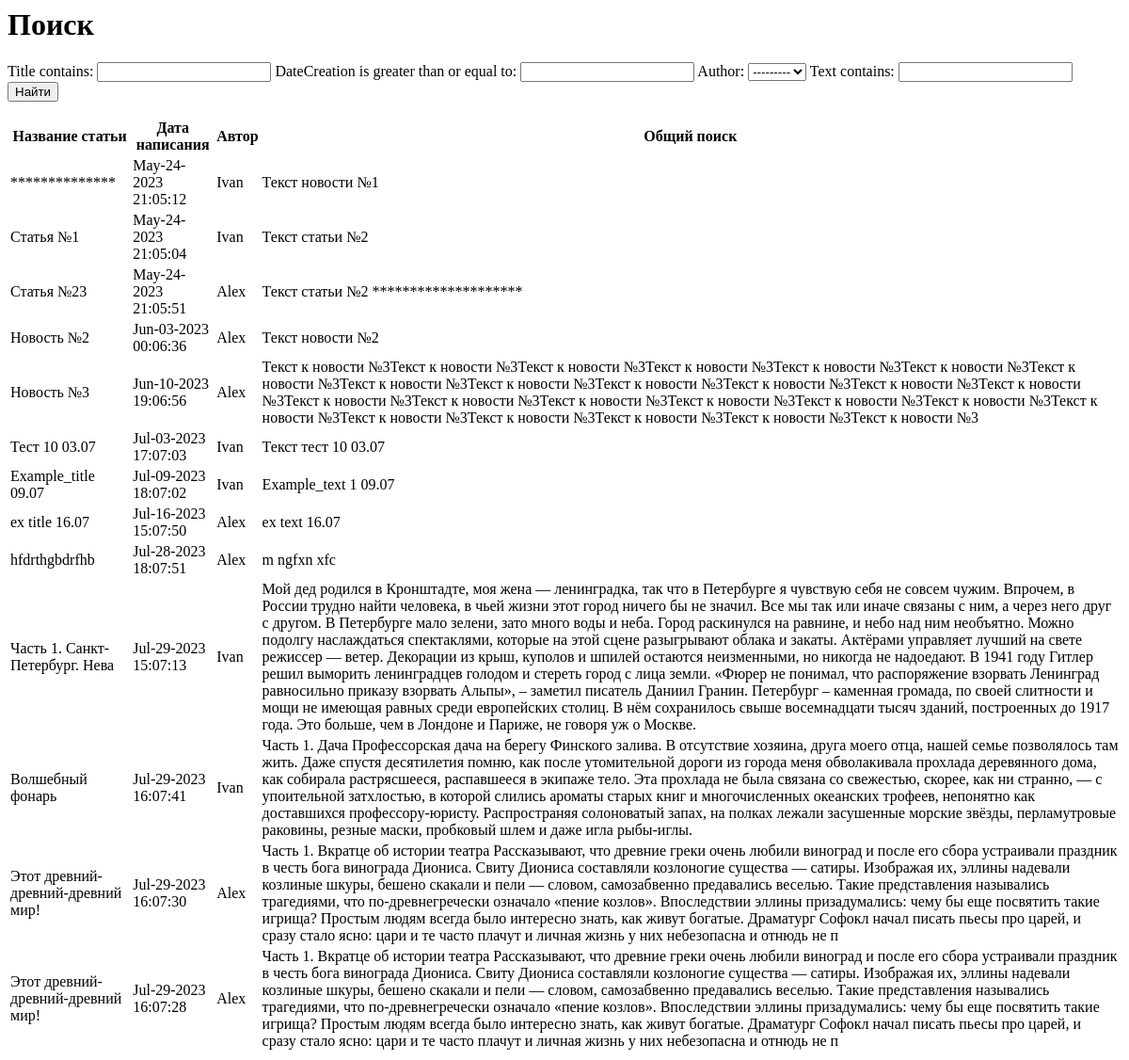
Page /news/search/ on the earlier database version.
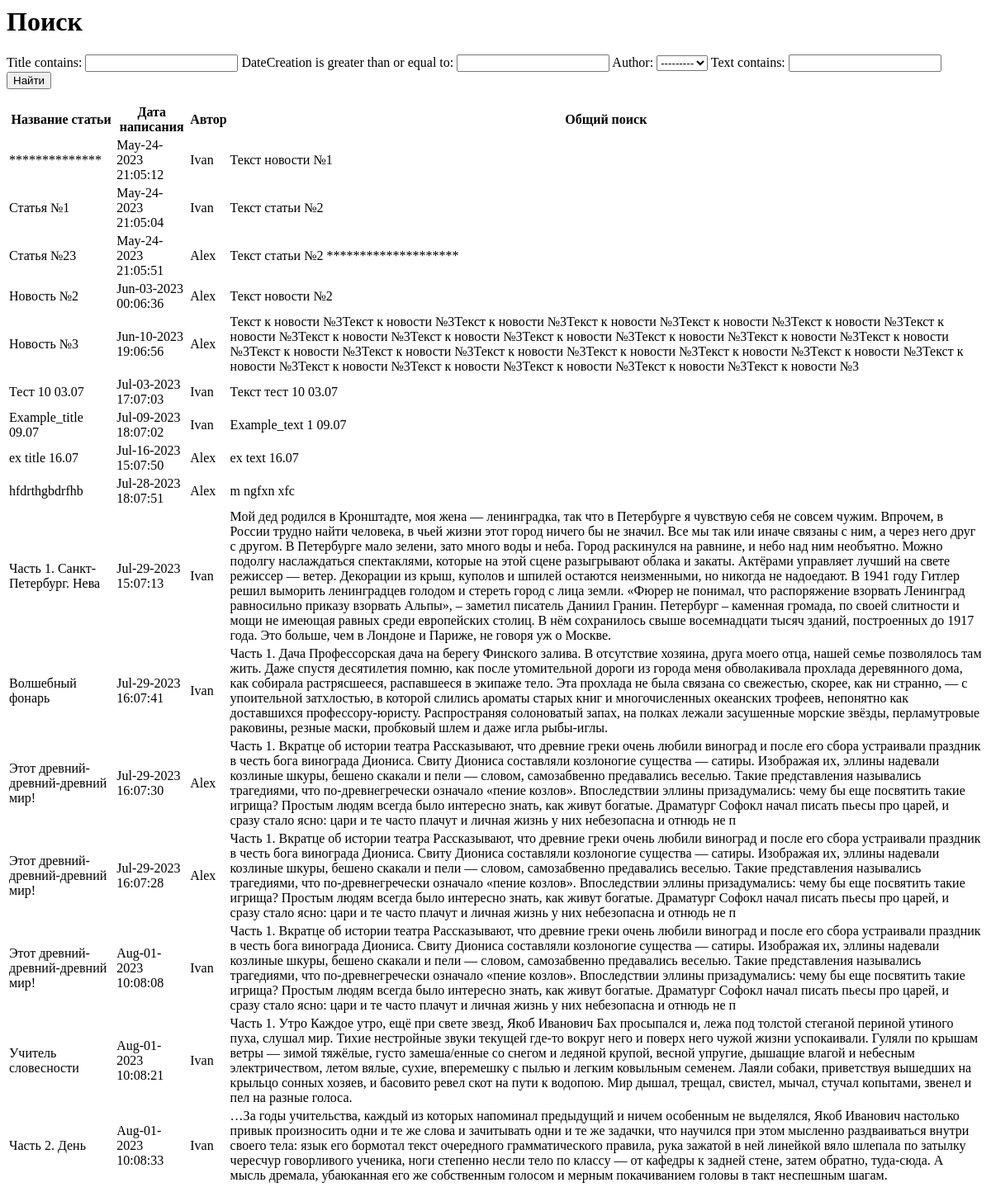
Same page on the later database version.
### newapp/models.py (models this page shows, shortened)
class Post(models.Model):
    author = models.ForeignKey(Author, on_delete=models.CASCADE)
    NEWS = 'NW'
    ARTICLE = 'AR'
    CATEGORY_CHOICES = (
        (NEWS, 'Новость'),
        (ARTICLE, 'Статья'),
    )
    categoryType = models.CharField(max_length=2, choices=CATEGORY_CHOICES, default=ARTICLE)
    dateCreation = models.DateTimeField(auto_now_add=True)
    postCategory = models.ManyToManyField(Category, through='PostCategory')
    title = models.CharField(max_length=128)
    text = models.TextField()
    rating = models.SmallIntegerField(default=0)

class Author(models.Model):
    authorUser = models.OneToOneField(User, on_delete=models.CASCADE)
    ratingAuthor = models.SmallIntegerField(default=0)
    def __str__(self):
        return self.authorUser.username

### newapp/views.py (the view)
# urls.py: path('search/', SearchListView.as_view()),
class SearchListView(ListView):
    model = Post
    template_name = 'search.html'
    context_object_name = 'search'
    def get_context_data(self, **kwargs):
        context = super().get_context_data(**kwargs)
        context['filter'] = NewsFilter(self.request.GET, queryset=self.get_queryset())
        return context

### newapp/templatetags/custom_filters.py (called while the page is built)
@register.filter(name='censor')
def censor(value):
    censored_words = ['плохое_слово_1', 'нежелательное_слово2', 'нежелательное_слово3']
    censored_value = value
    for word in censored_words:
        censored_value = censored_value.replace(word, '*' * len(word))
    return censored_value

### templates/search.html (shortened to what this page needs)
{% extends 'flatpages/default.html' %}
{% load custom_filters %}
{% block title %}
<h1>Поиск</h1>
{% endblock title %}
{% block content %}
<form method="GET">
    {{ filter.form }}
    <input type="submit" value="Найти">
</form>
<table>
        <thead>
            <th>
                Название статьи
            </th>
            <th>
                Дата написания
            </th>
            <th>
                Автор
            </th>
            <th>
                Общий поиск
            </th>
        </thead>
        {% for new in filter.qs %}
            <tr>
                <td>
                    {{ new.title|censor }}
                </td>
                <td>
                    {{ new.dateCreation|date:'M-d-Y H:m:s' }}
                </td>
                <td>
                    {{ new.author.authorUser }}
                </td>
                <td>
                    {{ new.text|censor }}
                </td>
            </tr>
        {% endfor %}
</table>
{% endblock content %}

### templates/flatpages/default.html (shortened to what this page needs)
{% block title %} {{ flatpage.title }} {% endblock %}
{% block content %}{% endblock %}

Differences in the rows shown:
added Post: title|censor "Этот древний-древний-древний мир!", dateCreation "Aug-01-2023 10:08:08", author.authorUser "Ivan", text|censor "Часть 1. Вкратце об истории театра Рассказывают, что древние греки очень любили виноград и после его сбора устраивали праздник в честь бога винограда Диониса. Свиту Диониса составляли козлоногие существа — сатиры. Изображая их, эллины надевали козлиные шкуры, бешено скакали и пели — словом, самозабвенно предавались веселью. Такие представления назывались трагедиями, что по-древнегречески означало «пение козлов». Впоследствии эллины призадумались: чему бы еще посвятить такие игрища? Простым людям всегда было интересно знать, как живут богатые. Драматург Софокл начал писать пьесы про царей, и сразу стало ясно: цари и те часто плачут и личная жизнь у них небезопасна и отнюдь не п"
added Post: title|censor "Учитель словесности", dateCreation "Aug-01-2023 10:08:21", author.authorUser "Ivan", text|censor "Часть 1. Утро Каждое утро, ещё при свете звезд, Якоб Иванович Бах просыпался и, лежа под толстой стеганой периной утиного пуха, слушал мир. Тихие нестройные звуки текущей где-то вокруг него и поверх него чужой жизни успокаивали. Гуляли по крышам ветры — зимой тяжёлые, густо замеша/енные со снегом и ледяной крупой, весной упругие, дышащие влагой и небесным электричеством, летом вялые, сухие, вперемешку с пылью и легким ковыльным семенем. Лаяли собаки, приветствуя вышедших на крыльцо сонных хозяев, и басовито ревел скот на пути к водопою. Мир дышал, трещал, свистел, мычал, стучал копытами, звенел и пел на разные голоса."
added Post: title|censor "Часть 2. День", dateCreation "Aug-01-2023 10:08:33", author.authorUser "Ivan", text|censor "…За годы учительства, каждый из которых напоминал предыдущий и ничем особенным не выделялся, Якоб Иванович настолько привык произносить одни и те же слова и зачитывать одни и те же задачки, что научился при этом мысленно раздваиваться внутри своего тела: язык его бормотал текст очередного грамматического правила, рука зажатой в ней линейкой вяло шлепала по затылку чересчур говорливого ученика, ноги степенно несли тело по классу — от кафедры к задней стене, затем обратно, туда-сюда. А мысль дремала, убаюканная его же собственным голосом и мерным покачиванием головы в такт неспешным шагам."
